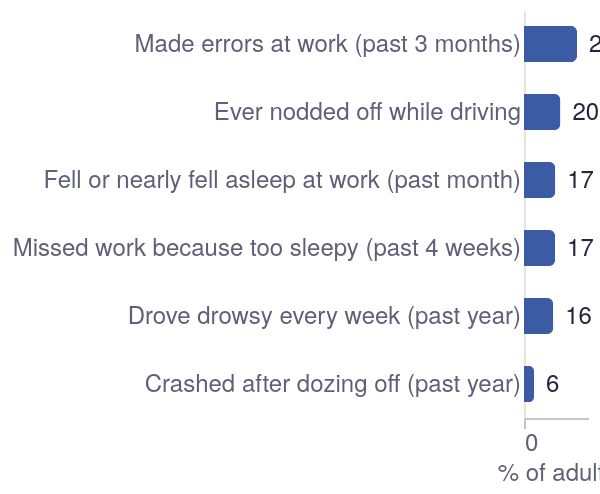

Vega-Lite specification for this chart:
### Vega-Lite specification from a JSON file in a GitHub repository (floating-point values rounded to 4 significant figures)
{"$schema": "https://vega.github.io/schema/vega-lite/v5.json", "width": "container", "height": {"step": 34}, "data": {"values": [{"impact": "Made errors at work (past 3 months)", "pct": 29.0, "note": "20.0% on 1–2 days, 9.0% on 3 or more days"}, {"impact": "Ever nodded off while driving", "pct": 19.9, "note": "22.3% of men, 17.2% of women"}, {"impact": "Fell or nearly fell asleep at work (past month)", "pct": 17.1, "note": "27.1% of 18–24 year olds"}, {"impact": "Missed work because too sleepy (past 4 weeks)", "pct": 17.0, "note": "30.4% of 25–34 year olds"}, {"impact": "Drove drowsy every week (past year)", "pct": 16.0, "note": "30.1% of 25–34 year olds"}, {"impact": "Crashed after dozing off (past year)", "pct": 5.5, "note": "10.1% of 25–34 year olds"}]}, "encoding": {"y": {"field": "impact", "type": "nominal", "title": null, "sort": "-x", "axis": {"domain": false, "ticks": false, "labelLimit": 320}}, "x": {"field": "pct", "type": "quantitative", "title": "% of adults", "scale": {"domain": [0, 35]}, "axis": {"grid": true}}}, "layer": [{"mark": {"type": "bar", "height": 18, "cornerRadiusEnd": 3, "color": "#3b5ba5"}, "encoding": {"tooltip": [{"field": "impact", "title": "Impact"}, {"field": "pct", "title": "% of adults", "format": ".1f"}, {"field": "note", "title": "Detail"}]}}, {"mark": {"type": "text", "align": "left", "dx": 6, "fontSize": 12}, "encoding": {"text": {"field": "pct", "type": "quantitative", "format": ".0f"}}}], "autosize": {"type": "fit-x", "contains": "padding"}, "config": {"background": "transparent", "font": "'Source Sans 3', 'Helvetica Neue', Arial, sans-serif", "view": {"stroke": null}, "title": {"font": "Fraunces, Georgia, serif", "fontSize": 18, "fontWeight": 600, "color": "#23263a", "anchor": "start", "subtitleFont": "'Source Sans 3', 'Helvetica Neue', Arial, sans-serif", "subtitleFontSize": 13, "subtitleFontWeight": 400, "subtitleColor": "#5d6077", "offset": 12}, "axis": {"labelFontSize": 12, "titleFontSize": 12, "titleColor": "#5d6077", "labelColor": "#5d6077", "gridColor": "#e6e3dc", "labelLimit": 320, "domainColor": "#c9c5bb", "tickColor": "#c9c5bb", "titleFontWeight": 400}, "legend": {"labelLimit": 260, "titleLimit": 300, "labelFontSize": 12, "titleFontSize": 12, "titleColor": "#5d6077", "labelColor": "#23263a", "titleFontWeight": 400}, "header": {"labelFontSize": 13, "labelColor": "#23263a", "titleFontSize": 13}, "text": {"font": "'Source Sans 3', 'Helvetica Neue', Arial, sans-serif", "color": "#23263a"}}}
